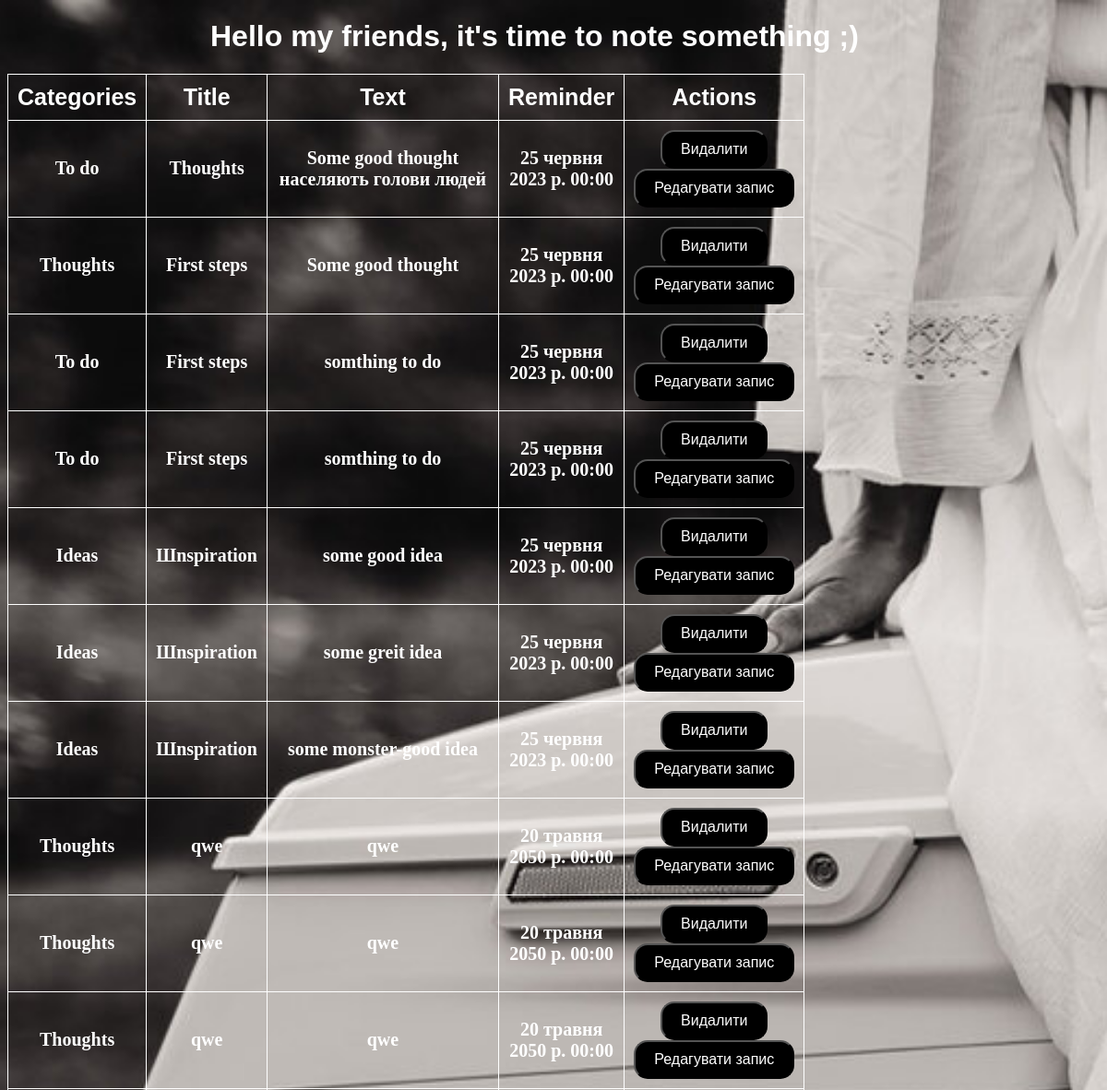
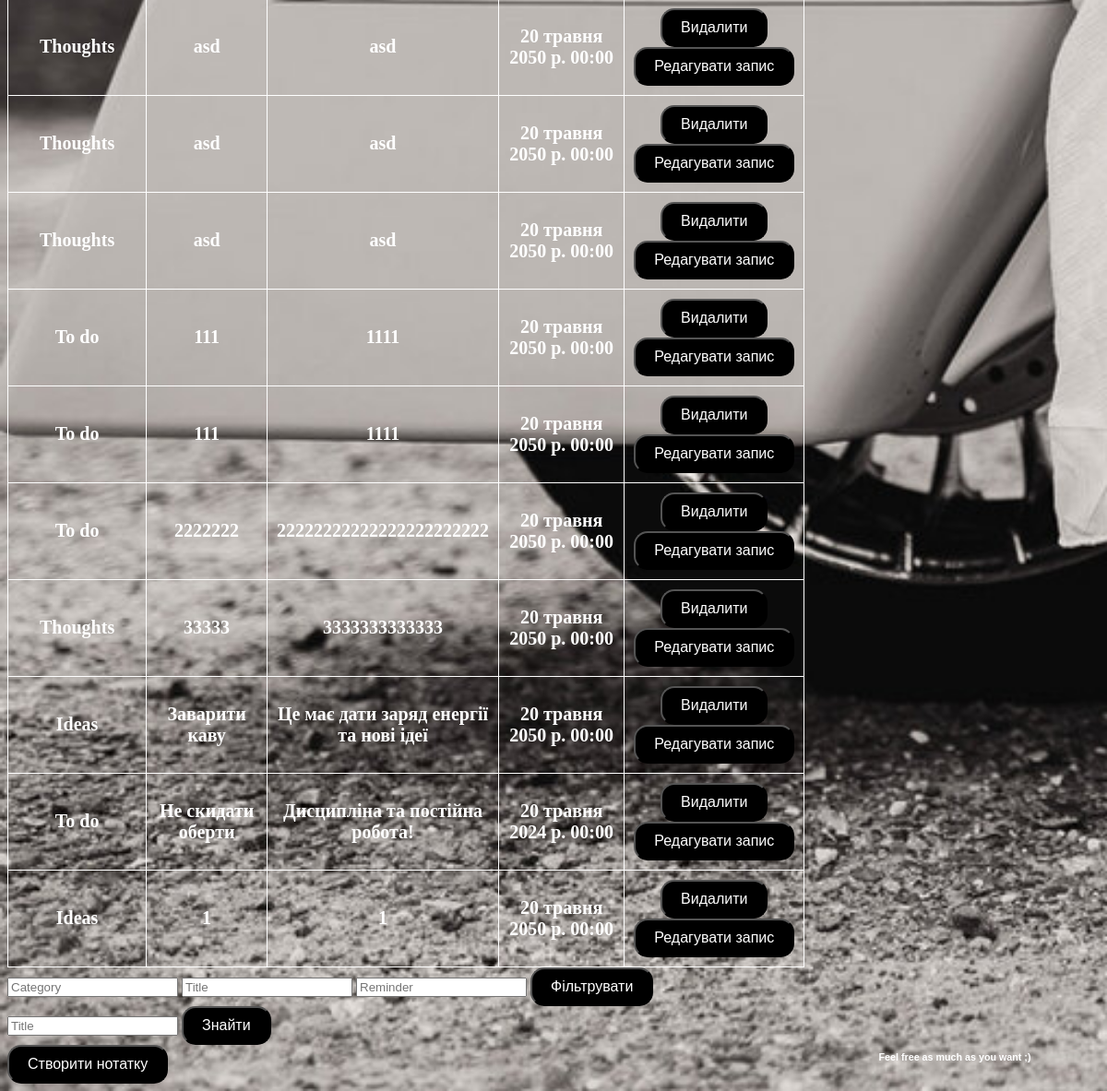
The app's page /notes/ with its own data (2 pictures, top to bottom).
### notes/models.py (models this page shows, shortened)
class Notes(models.Model):
    categories = models.ForeignKey(Categories, on_delete=models.CASCADE, related_name='notes')
    title = models.CharField(max_length=200)
    text = models.TextField()
    reminder = models.DateTimeField('reminder date')

class Categories(models.Model):
    title = models.CharField(max_length=200)

### notes/views.py (the view)
# urls.py: path('', views.notes, name='notes'),
def notes(request):
    notes = Notes.objects.select_related('categories').all()
    return render(request, 'notes/index.html', {'data': notes})

### notes/templates/notes/index.html (shortened to what this page needs)
<!DOCTYPE html>
<html lang="en">
<head>
    {% load static %}
    <link rel="stylesheet" type="text/css" href="{% static 'notes/css/style.css' %}">
</head>
<body>
<h1> Hello my friends, it's time to note something ;) </h1>
<h6> Feel free as much as you want ;) </h6>
<div>
    <table>
        <thead>
            <tr>
                <th>Categories</th>
                <th>Title</th>
                <th>Text</th>
                <th>Reminder</th>
                <th>Actions</th>
            </tr>
        </thead>
        <tbody>
            {% for note in data %}
                <tr>
                    <td>{{ note.categories.title }}</td>
                    <td>{{ note.title }}</td>
                    <td>{{ note.text }}</td>
                    <td>{{ note.reminder }}</td>
                    <td><form action="{% url 'notes:delete' note.id %}" method="post">
                        <input class="my-button" type="submit" value="Видалити">
                        </form>
                        <form action="{% url 'notes:correct' note.id %}" method="get">
                        <input class="my-button" type="submit" value="Редагувати запис">
                        </form>
                    </td>
                </tr>
            {% endfor %}
        </tbody>
    </table>
</div>
<form action="{% url 'notes:filter' %}">
  <input type="text" name="category" placeholder="Сategory">
  <input type="text" name="title" placeholder="Title">
  <input type="text" name="reminder" placeholder="Reminder">
  <input class="my-button" type="submit" value="Фільтрувати">
</form>
<form action="{% url 'notes:find' %}">
  <input type="text" name="title" placeholder="Title">
  <input class="my-button" type="submit" value="Знайти">
</form>
<button class="my-button" onclick="redirectToPage()">Створити нотатку</button>
</body>
</html>

### notes/static/notes/css/style.css (style rules this page uses)
body { background-color: #ffffff; background-image: url('moto.jpg'); background-repeat: no-repeat; background-size: cover; }
h1 { margin-left: 220px; font-family: Italic, sans-serif; color: white; }
h6 { position: absolute; right: 0; bottom: 0; transform: translate(-50%, -50%); color: #ffffff; font-family: Italic, sans-serif; }
h1 { color: white; }
table { border-collapse: collapse; width: 50%; margin-left: 0px; margin-right: 0px; margin-top: 0px; }
table th { border: 1px solid white !important; padding: 10px; color: white !important; text-align: center; font-size: 25px; font-weight: bold; font-family: Arial, sans-serif; }
table td { border: 1px solid white !important; padding: 10px; color: white !important; text-align: center; font-size: 20px; font-weight: bold; }
.my-button { background-color: black; color: #ffffff; padding: 10px 20px; font-size: 16px; margin-left: 0px; margin-right: 0px; border-radius: 15px; }

### records on screen
Notes: categories "To do", title "Thoughts", text "Some good thought населяють голови людей", reminder "25 червня 2023 р. 00:00"
Notes: categories "Thoughts", title "First steps", text "Some good thought", reminder "25 червня 2023 р. 00:00"
Notes: categories "To do", title "First steps", text "somthing to do", reminder "25 червня 2023 р. 00:00"
Notes: categories "To do", title "First steps", text "somthing to do", reminder "25 червня 2023 р. 00:00"
Notes: categories "Ideas", title "Шnspiration", text "some good idea", reminder "25 червня 2023 р. 00:00"
Notes: categories "Ideas", title "Шnspiration", text "some greit idea", reminder "25 червня 2023 р. 00:00"
Notes: categories "Ideas", title "Шnspiration", text "some monster-good idea", reminder "25 червня 2023 р. 00:00"
Notes: categories "Thoughts", title "qwe", text "qwe", reminder "20 травня 2050 р. 00:00"
Notes: categories "Thoughts", title "qwe", text "qwe", reminder "20 травня 2050 р. 00:00"
Notes: categories "Thoughts", title "qwe", text "qwe", reminder "20 травня 2050 р. 00:00"
Notes: categories "Thoughts", title "asd", text "asd", reminder "20 травня 2050 р. 00:00"
Notes: categories "Thoughts", title "asd", text "asd", reminder "20 травня 2050 р. 00:00"
Notes: categories "Thoughts", title "asd", text "asd", reminder "20 травня 2050 р. 00:00"
Notes: categories "To do", title "111", text "1111", reminder "20 травня 2050 р. 00:00"
Notes: categories "To do", title "111", text "1111", reminder "20 травня 2050 р. 00:00"
Notes: categories "To do", title "2222222", text "22222222222222222222222", reminder "20 травня 2050 р. 00:00"
Notes: categories "Thoughts", title "33333", text "3333333333333", reminder "20 травня 2050 р. 00:00"
Notes: categories "Ideas", title "Заварити каву", text "Це має дати заряд енергії та нові ідеї", reminder "20 травня 2050 р. 00:00"
Notes: categories "To do", title "Не скидати оберти", text "Дисципліна та постійна робота!", reminder "20 травня 2024 р. 00:00"
Notes: categories "Ideas", title "1", text "1", reminder "20 травня 2050 р. 00:00"
